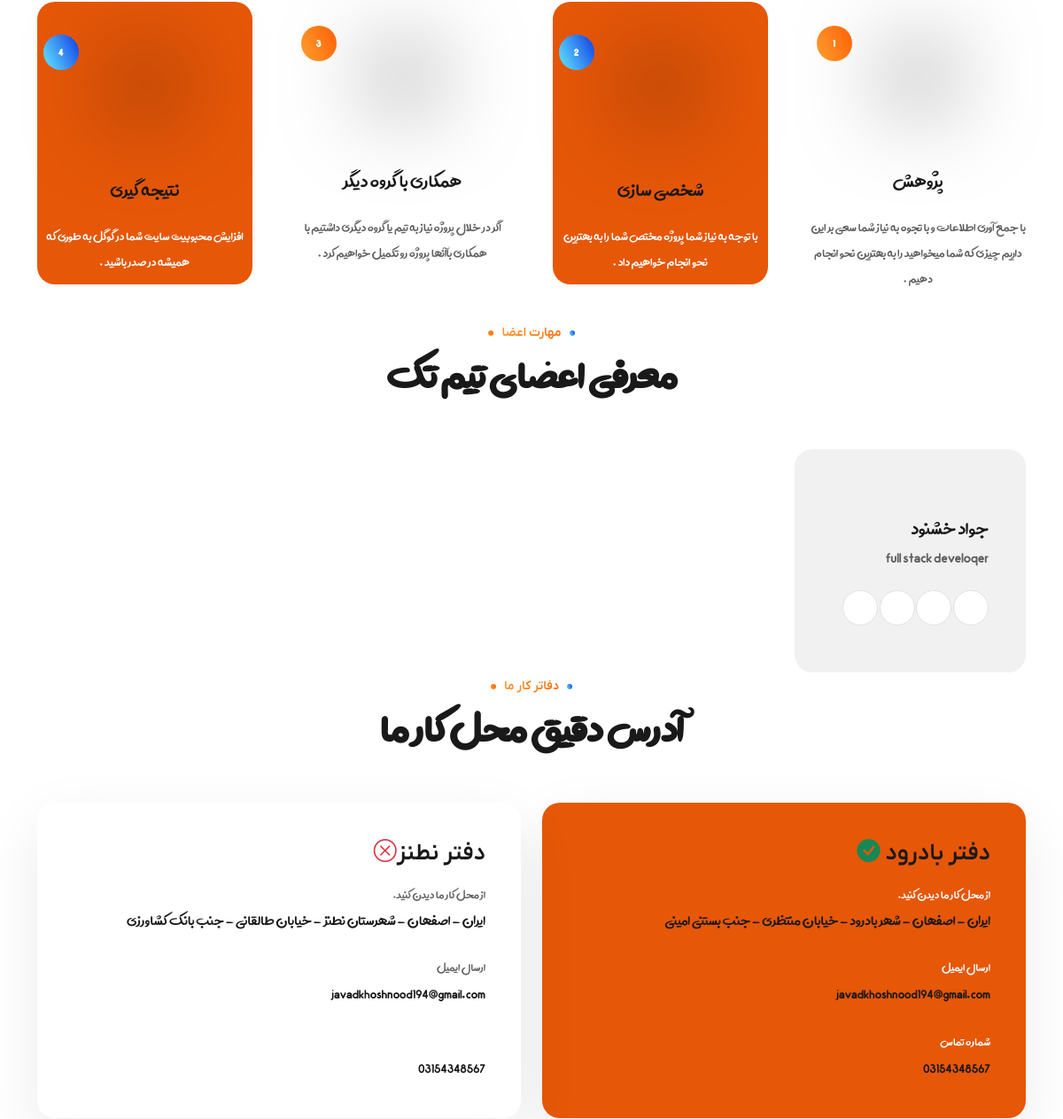
Page /about/ (middle part) on the earlier database version.
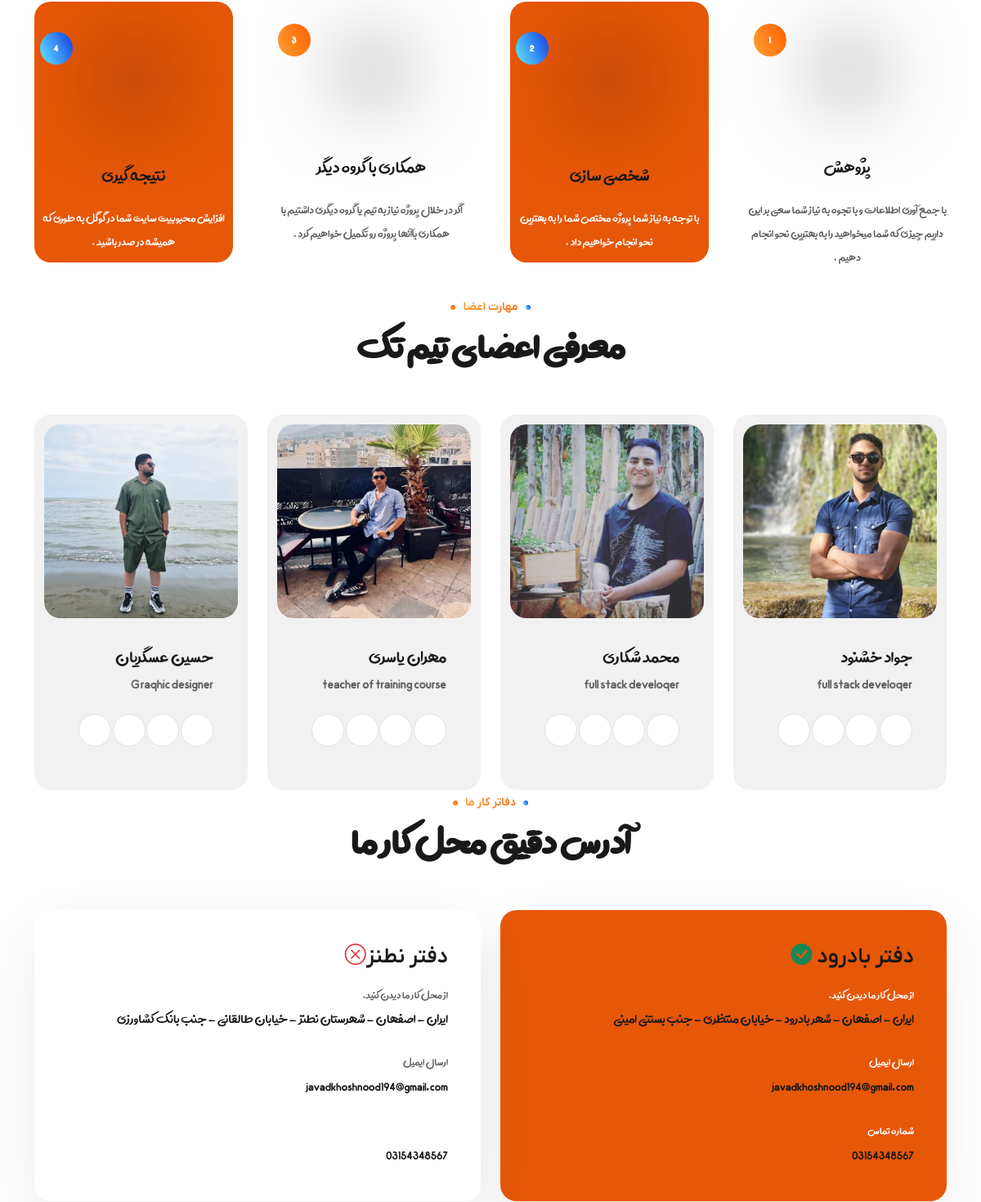
Same page on the later database version.
### about/models.py (models this page shows, shortened)
class TeamMember(models.Model):
    name = models.CharField(max_length=255)
    phone = models.BigIntegerField(default=0)
    email = models.EmailField()
    work = models.ManyToManyField(WorkField)
    disctption = models.TextField()
    image = models.ImageField(upload_to="team/")
    status = models.BooleanField(default=False)
    counted_view = models.IntegerField(default=0)
    created_date = models.DateTimeField(auto_now_add=True,null=True)
    updated_date = models.DateTimeField(auto_now=True,null=True)
    published_date = models.DateTimeField(null=True)
    class Meta:
        ordering = ["created_date"]
        verbose_name = "عضو تیم "
        verbose_name_plural = "اعضای تیم "

class WorkField(models.Model):
    name = models.CharField(max_length=255)
    disctption = models.TextField()
    class Meta:
        verbose_name = " زمینه فعالیت  "
        verbose_name_plural = "  زمینه فعالیت ها "

### about/views.py (the view, shortened to what this page needs)
# urls.py: path("",views.about_view,name="about")
def about_view(request):
    time_now = timezone.now()
    teammembers = TeamMember.objects.exclude(published_date__gt=time_now).filter(status=True).order_by("created_date")
    return render(request,"about/about.html",{"team_members":teammembers})

### about/templates/about/about.html (shortened to what this page needs)
{% extends 'base.html' %}
{% load static  %}
{% block content %}
<div class="page-content">
      <section class="pb-0" style="padding: 0px ;">
        <div class="container">
          <div class="row gx-lg-5">
            <div class="col-lg-3 col-md-6">
              <div class="step-item style-2" >
                <div class="step-icon">
                  <i class="flaticon flaticon-search-analysis "></i>
                  <div class="step-number">1</div>
                  <div class="step-icon-bg" data-bg-img="{% static 'images/step-icon-bg1.png' %}"></div>
                </div>
                <h4 style="font-family: avini;">پژوهش</h4>
                <p class="mb-0">با جمع آوری اطلاعات و با تجوه به نیاز شما سعی بر این داریم چیزی که شما میخواهید را به بهترین نحو انجام دهیم .</p>
              </div>
            </div>
            <div class="col-lg-3 col-md-6 mt-6 mt-md-0">
              <div class="step-item style-2 step-bg " style="background-color: #E65708;border-radius: 20px;padding: 10px;">
                <div class="step-icon">
                  <i class="flaticon flaticon-market-analysis"></i>
                  <div class="step-number">2</div>
                  <div class="step-icon-bg" data-bg-img="{% static 'images/step-icon-bg1.png' %}"></div>
                </div>
                <h4 style="font-family: avini;">شخصی سازی</h4>
                <p class="mb-0 text-white">با توجه به نیاز شما پروژه مختص شما را به بهترین نحو انجام خواهیم داد .</p>
              </div>
            </div>
            <div class="col-lg-3 col-md-6 mt-6 mt-lg-0">
              <div class="step-item style-2">
                <div class="step-icon">
                  <i class="flaticon flaticon-target"></i>
                  <div class="step-number">3</div>
                  <div class="step-icon-bg" data-bg-img="{% static 'images/step-icon-bg1.png' %}"></div>
                </div>
                <h4 style="font-family: avini;">همکاری با گروه دیگر</h4>
                <p class="mb-0">اگر در خلال پروژه نیاز به تیم یا گروه دیگری داشتیم با همکاری با آنها پروژه رو تکمیل خواهیم کرد .</p>
              </div>
            </div>
            <div class="col-lg-3 col-md-6 mt-6 mt-lg-0">
              <div class="step-item style-2 step-bg" style="background-color: #E65708;border-radius: 20px;padding: 10px;">
                <div class="step-icon">
                  <i class="flaticon flaticon-results"></i>
                  <div class="step-number">4</div>
                  <div class="step-icon-bg" data-bg-img="{% static 'images/step-icon-bg1.png' %}"></div>
                </div>
                <h4 style="font-family: avini;">نتیجه گیری</h4>
                <p class="mb-0 text-white">افزایش محبوبیت سایت شما در گوگل به طوری که همیشه در صدر باشید . </p>
              </div>
            </div>
          </div>
        </div>
      </section>
<div class="page-content">
    <section style="padding: 0px;padding-top: 30px;">
      <div class="container">
        <div class="row justify-content-center text-center">
          <div class="col-lg-8 col-md-12">
            <div class="theme-title">
              <h6>مهارت اعضا</h6>
              <h2 style="font-family: avini;">معرفی اعضای تیم تک </h2>
            </div>
          </div>
        </div>
        <div class="row">
          {% for item in team_members %}
          <div class="col-lg-3 col-md-6">
            <div class="team-member"  style="background-color: #d9d9d95c;padding: 12px;">
                    <div class="team-{% static 'images/">
                      <img class="img-fluid rounded" src="{{item.image.url}}" alt="">
                    </div>
                    <div class="team-desc">
                      <h4>
                        <a href="team-single.html">  {{item.name}} </a>
                      </h4>
                      {% for cat in item.work.all %}
                      <span style="font-size: 22px;"> {{cat.name}} </span>
                      {% endfor %}
                      <div class="social-icons team-social-icon">
                        <ul class="list-inline">
                          <li>
                            <a  onclick="comingsoon()">
                              <i class="flaticon-facebook-app-symbol"></i>
                            </a>
                          </li>
                          <li>
                            <a onclick="comingsoon()">
                              <i class="flaticon-twitter-2"></i>
                            </a>
                          </li>
                          <li>
                            <a onclick="comingsoon()">
                              <i class="flaticon-instagram"></i>
                            </a>
                          </li>
                          <li>
                            <a onclick="comingsoon()">
                              <i class="flaticon-linkedin-1"></i>
                            </a>
                          </li>
                        </ul>
                      </div>
                    </div>
                  </div>
          </div>
        </div>
      </div>
    </section>
    </div>
    <section class="contact-info mt-6" style="padding: 0px;">
      <div class="row justify-content-center text-center">
        <div class="col-lg-8 col-md-12">
          <div class="theme-title">
            <h6> دفاتر  کار ما </h6>
            <h2 style="font-family: avini;">آدرس دقیق محل کار ما  </h2>
          </div>
        </div>
      </div>
      <div class="container">
        <div class="row align-items-center">
          <div class="col-lg-6 col-md-12" >
            <div class="contact-box" style="background-color: #E65708;">
              <h4>دفتر بادرود             <i class="bi bi-check-circle-fill text-success"></i>
              </h4>
              <ul class="contact-info list-unstyled">
                <li>
                  <i class="flaticon flaticon-gps-1 text-white"></i>
                  <span class="text-white">از محل کار ما دیدن کنید.</span>
                  <p>ایران - اصفهان  - شهر بادرود -  خیابان منتظری  - جنب بستنی امینی</p>
                </li>
                <li>
                  <i class="flaticon flaticon-email text-white"></i>
                  <span class="text-white">ارسال ایمیل</span>
                  <a href="mailto:Info@.com">javadkhoshnood194@gmail.com</a>
                </li>
                <li>
                  <i class="flaticon flaticon-mobile text-white"></i>
                  <span class="text-white">شماره تماس  </span>
                  <a href="tel:456-1231-0913">03154348567</a>
                </li>
              </ul>
            </div>
          </div>
          <div class="col-lg-6 col-md-6 mt-5 mt-lg-0">
            <div class="contact-box">
              <h4>دفتر نطنز<i class="bi bi-x-circle text-danger"></i></h4>
              <ul class="contact-info list-unstyled">
                <li>
                  <i class="flaticon flaticon-gps-1"></i>
                  <span>از محل کار ما دیدن کنید.</span>
                  <p>ایران - اصفهان  - شهرستان نطنز - خیابان طالقانی - جنب بانک کشاورزی </p>
                </li>
                <li>
                  <i class="flaticon flaticon-email"></i>
                  <span>ارسال ایمیل</span>
                  <a href="mailto:Info@.com">javadkhoshnood194@gmail.com</a>
                </li>
                <li>
                  <i class="flaticon flaticon-mobile"></i>
                  <span class="text-white">شماره تماس  </span>
                  <a href="tel:456-1231-0913">03154348567</a>
                </li>
              </ul>
            </div>
          </div>
        </div>
      </div>
    </section>
    </div>
{% endblock %}

### templates/base.html (shortened to what this page needs)
{% load static %}
{% load compress %}
<!DOCTYPE html>
<html lang="fa" dir="rtl">
<head>
{% compress css %}
<link href="{% static 'css/bootstrap.min.css' %}" rel="stylesheet" type="text/css" />
<link href="{% static 'css/bootstrap-icons.css' %}" rel="stylesheet" type="text/css" />
<link href="{% static 'css/animate.css' %}" rel="stylesheet" type="text/css" />
<link href="{% static 'css/magnific-popup.css' %}" rel="stylesheet" type="text/css" />
<link href="{% static 'css/swiper-bundle.min.css' %}" rel="stylesheet" type="text/css" />
<link href="{% static 'css/odometer.css' %}" rel="stylesheet" type="text/css" />
<link href="{% static 'css/seoland-icon.css' %}" rel="stylesheet" type="text/css" />
<link href="{% static 'css/base.css' %}" rel="stylesheet" type="text/css" />
<link href="{% static 'css/shortcodes.css' %}" rel="stylesheet" type="text/css" />
<link href="{% static 'css/style.css' %}" rel="stylesheet" type="text/css" />
<link href="{% static 'css/responsive.css' %}" rel="stylesheet" type="text/css" />
</head>
<body>
  {% endcompress %}
<div class="page-wrapper">
{% block content %}
{% endblock %}
{% include 'includes/footer_site.html' %}
{% include 'includes/foot_script.html' %}

### templates/includes/header_site.html (shortened to what this page needs)
{% load static %}

### templates/includes/footer_site.html (shortened to what this page needs)
{% load static %}
  </div>

### templates/includes/foot_script.html (shortened to what this page needs)
{% load static %}
{% load compress %}
</body>
</html>

### static/css/base.css (style rules this page uses)
* { font-family: avini; }
a { text-decoration: none; }
a, button, input { outline: medium none !important; color: var(--themeht-primary-color); }
a, i, .themeht-btn, button, img, span, .nav-link, .dropdown-item, #ht-main-nav, .social-icons li:hover a, .testimonial-carousel .controls li, .service-item, .service-item.style-1 svg, .service-item.style-1::before, .service-item.style-1:after, .service-item.style-2:after, .service-item.style-3::before, .service-item.style-3:after, .clients-logo, .service-item.style-3, .featured-item, .featured-icon, .featured-item .featured-icon i, .portfolio-item, .price-table, .post .post-desc, .service-menu li a:before, .team-social-icon, .step-icon-bg, .accordion .accordion-button:before, .accordion .accordion-button:after { -webkit-transition: all 0.5s ease-in-out 0s; -moz-transition: all 0.5s ease-in-out 0s; -ms-transition: all 0.5s ease-in-out 0s; -o-transition: all 0.5s ease-in-out 0s; transition: all 0.5s ease-in-out 0s; }
.box-shadow, #header-wrap.fixed-header, .navbar-nav ul, .scroll-top, #mc-form input[type="email"], .service-item.style-1, .featured-item.featured-active, .featured-item.style-2, .featured-item.style-3, .contact-media, .testimonial.style-1, .price-table, .service-item.style-1 .service-icon, .service-item.style-2, .service-item.style-3, .portfolio-img, .product-link a, .tab .nav-tabs .nav-link, .tab.style-2 .nav-tabs, .main-timeline .timeline-icon, .post-card, .contact-box, .counter, .testimonial.style-3 .testimonial-content { -webkit-box-shadow: 0px 25px 70px rgba(8, 10, 55, 0.08); -moz-box-shadow: 0px 25px 70px rgba(8, 10, 55, 0.08); box-shadow: 0px 25px 70px rgba(8, 10, 55, 0.08); }
.contact-info li { padding-left: 50px; position: relative; margin-bottom: 20px; }
.contact-info li:last-child { margin-bottom: 0; }
.contact-info li i { position: absolute; left: 0; top: 0; line-height: 24px; font-size: 30px; color: var(--themeht-primary-color); text-align: center; }
.contact-info li span { font-size: 16px; line-height: 1; color: var(--themeht-body-color); font-weight: 500; display: block; margin-bottom: 8px; }
.contact-info li p { margin-bottom: 0; line-height: 24px; color: var(--themeht-text-color); }
.contact-info li a { color: var(--themeht-text-color); }
.contact-box { background: var(--themeht-white-color); padding: 40px; border-radius: 20px }
.contact-box .contact-info li { padding-left: 60px; margin-bottom: 30px; }
.contact-box .contact-info li:last-child { margin-bottom: 0; }
.contact-box .contact-info li i { line-height: 1px; font-size: 40px; }
.contact-box .contact-info li p, .contact-box .contact-info li a { font-size: 20px; line-height: 28px }

Differences in the rows shown:
changed TeamMember "جواد خشنود": image: picture added
added TeamMember: image (picture), name "محمد شکاری", WorkField (name "full stack developer")
added TeamMember: image (picture), name "مهران یاسری"
added WorkField: name "teacher of training course", shown under "مهران یاسری"
added TeamMember: image (picture), name "حسین عسگریان"
added WorkField: name "Graphic designer", shown under "حسین عسگریان"
